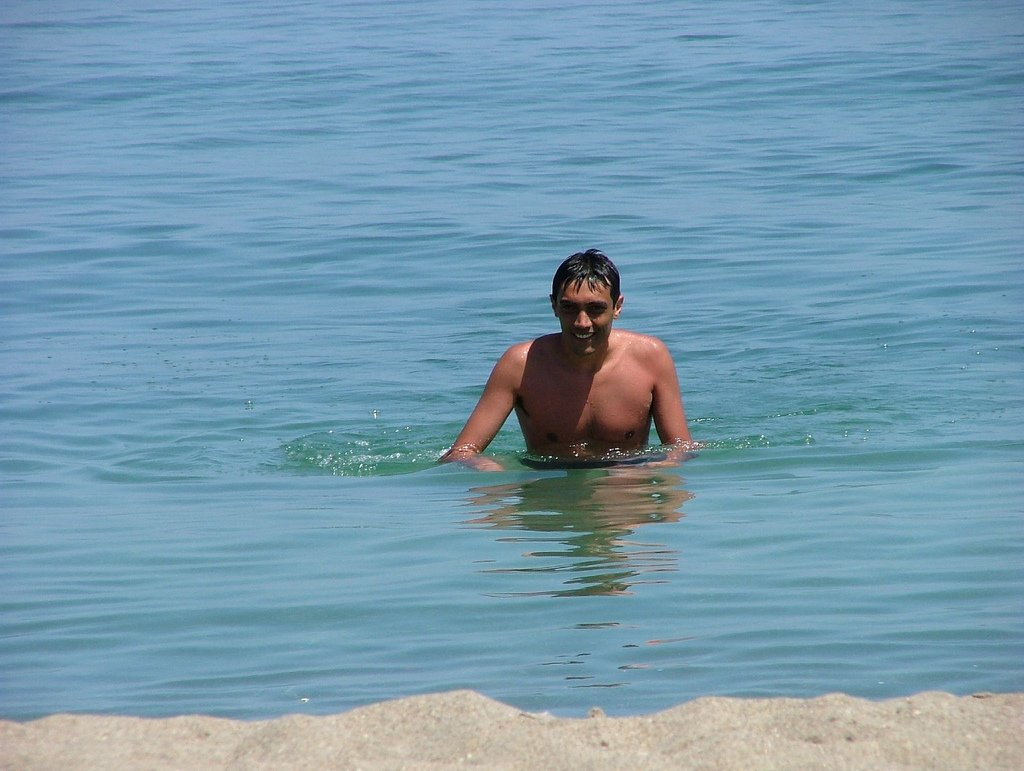
#> input picture img/swim/original.jpg, 1024 x 771 px, found by its file name
$ python draw.py
#> lines starting #> are read from the running program, lines starting #| are printed output that depends on the picture
import cv2
import matplotlib.pyplot as plt
import numpy as np

if __name__ == "__main__":
    plt.subplot(151), plt.imshow(cv2.cvtColor(cv2.imread(r"img\swim\original.jpg"), cv2.COLOR_BGR2RGB))
    plt.axis('off'), plt.title("origin")
    plt.subplot(152), plt.imshow(cv2.cvtColor(cv2.imread(r"img\swim\swimimgWithHole.jpg"), cv2.COLOR_BGR2RGB))
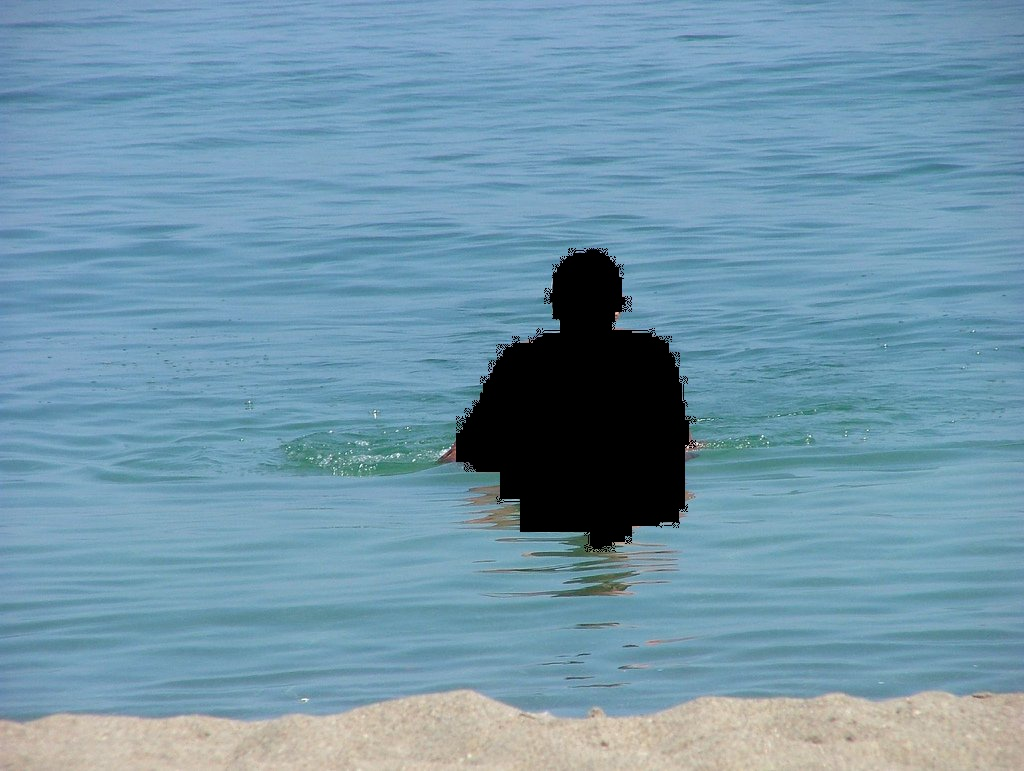
#> input picture img/swim/swimimgWithHole.jpg, 1024 x 771 px, found by its file name
    plt.axis('off'), plt.title("mask")
    plt.subplot(153), plt.imshow(cv2.cvtColor(cv2.imread(r"img\swim\exemplar_done.jpg"), cv2.COLOR_BGR2RGB))
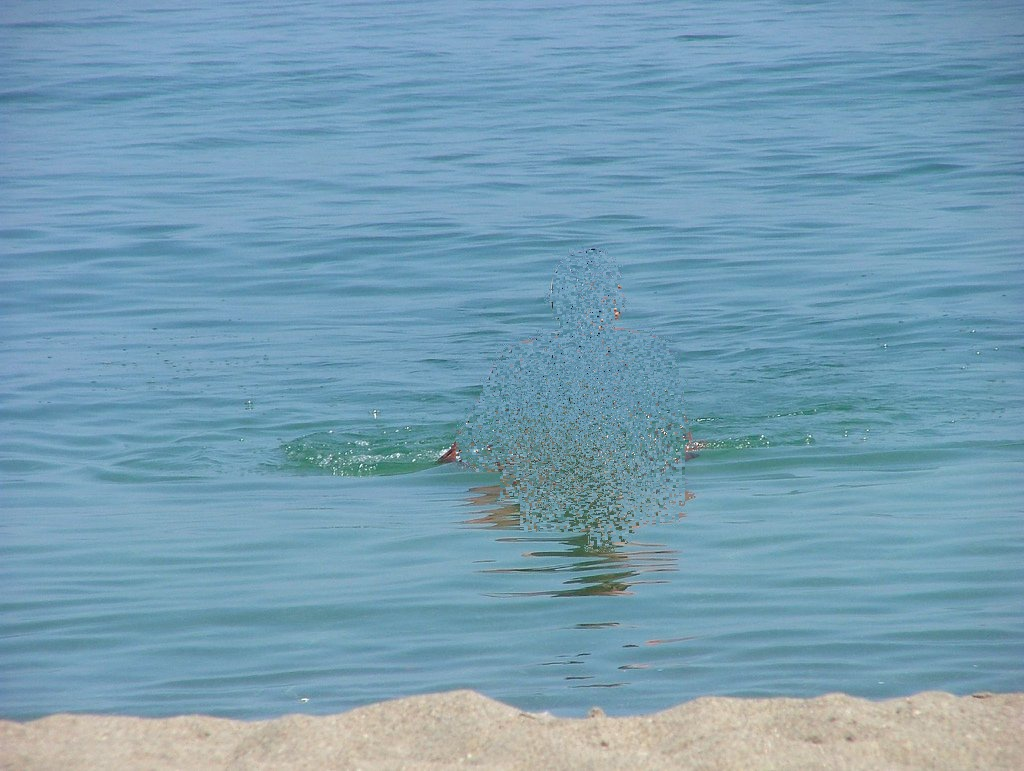
#> input picture img/swim/exemplar_done.jpg, 1024 x 771 px, found by its file name
    plt.axis('off'), plt.title("Exemplar")
    plt.subplot(154), plt.imshow(cv2.cvtColor(cv2.imread(r"img\swim\done.jpg"), cv2.COLOR_BGR2RGB))
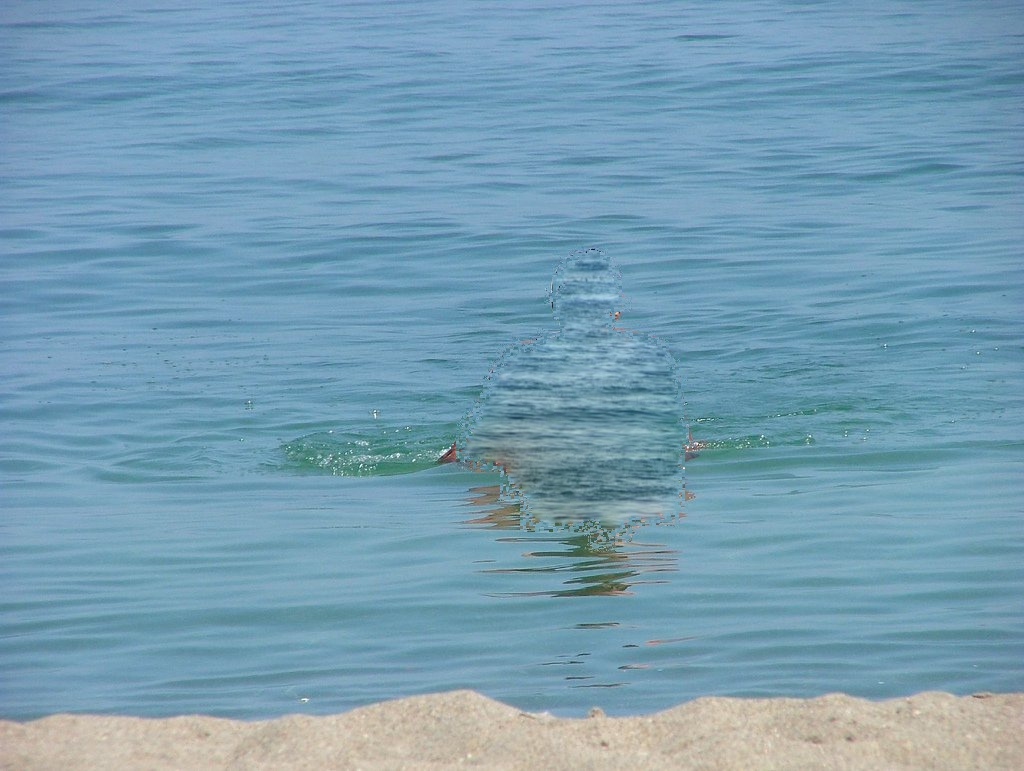
#> input picture img/swim/done.jpg, 1024 x 771 px, found by its file name
    plt.axis('off'), plt.title("Exemplar + Scene Completion")
    plt.show()
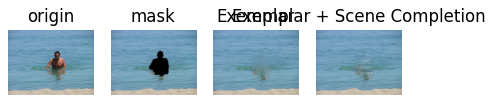
#> figure drawn by matplotlib, 4 panels
